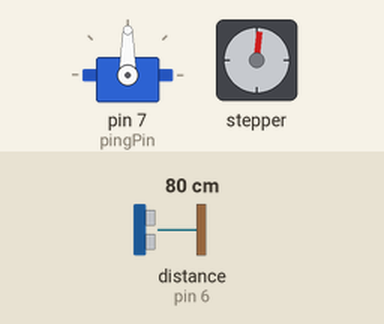
A sketch run on a simulated Arduino Uno, built with avr-gcc and run on an emulated ATmega328P. Parts: servo, stepper motor. Inputs (shaded band) come from the test bench; at power-on: distance to the obstacle (sensor on pin 6) 80 cm. The echo pulse lasts 58.3 µs per cm; stepper angles assume 256 steps per turn. At 1.1 s the program stops and its outputs stay as they are.

Above: at 0.16 s.
At 0.51 s:
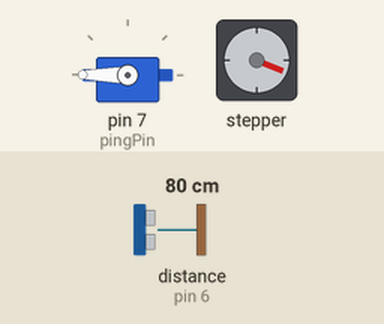
At 1.1 s:
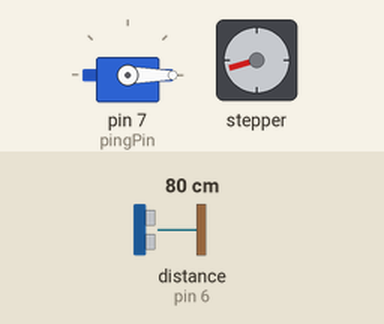
Timing chart, 0 to 2.6 s (numbered marks = the images above):
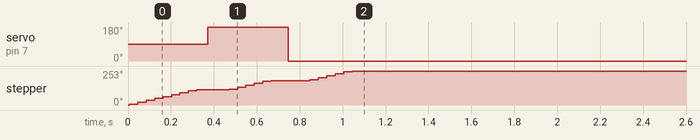

Measured:
- by itself, servo on pin 7 (pingPin): 90° → 180° at 0.37 s, → 0° 0.38 s later
- by itself, stepper: turns 253° clockwise in 1.0 s

The sketch:

project2_task2.ino
```cpp
#include <Servo.h>
#include <Stepper.h>

const int pingPin = 7; // Trigger Pin of Ultrasonic Sensor
const int echoPin = 6; // Echo Pin of Ultrasonic Sensor

int j, k, x;

const int stepsPerRevolution = 256;

Servo myservo;
Stepper myStepper(stepsPerRevolution, 11, 9, 8, 10);


void setup() {
    myservo.attach(7);
    myservo.write(90);
    myStepper.setSpeed(60);

    pinMode(pingPin, OUTPUT);
    pinMode(echoPin, INPUT);

    j=80;
    k=50;
    x=0;

    Serial.begin(9600);
  }

void loop() {
    long duration, cm;

    digitalWrite(pingPin, LOW);
    delayMicroseconds(2);

    digitalWrite(pingPin, HIGH);
    delayMicroseconds(10);
    digitalWrite(pingPin, LOW);

    duration = pulseIn(echoPin, HIGH);

    cm = duration*(0.034/2);

   //Stepper Motor Instructions
    if(cm>1.6){
        myStepper.step(j);
        delay(50);
        //If nothing is close, keep moving
      }

    if(cm<1.5){
        myStepper.step(0);
        x++;
        delay(50);
        //If object is detected, stop moving and prepare to turn axle
      }

    //Servo Motor Instructions
    if(x=1){
        myservo.write(180);
        delay(100);
        myStepper.step(k);
        delay(80);
        //Bring back servo to 90 deg?
        //When first object is detected, move to the right
      }

    if(x=2){
        myservo.write(0);
        delay(100);
        myStepper.step(k);
        delay(80);
        //Bring back servo to 90 deg?
        //When second object is detected, move to the left
      }

    if(x=3){
        while(1){
            myStepper.step(0);
        }
        //When last object is detected, assume reached finish line and stop
      }


  }
```
